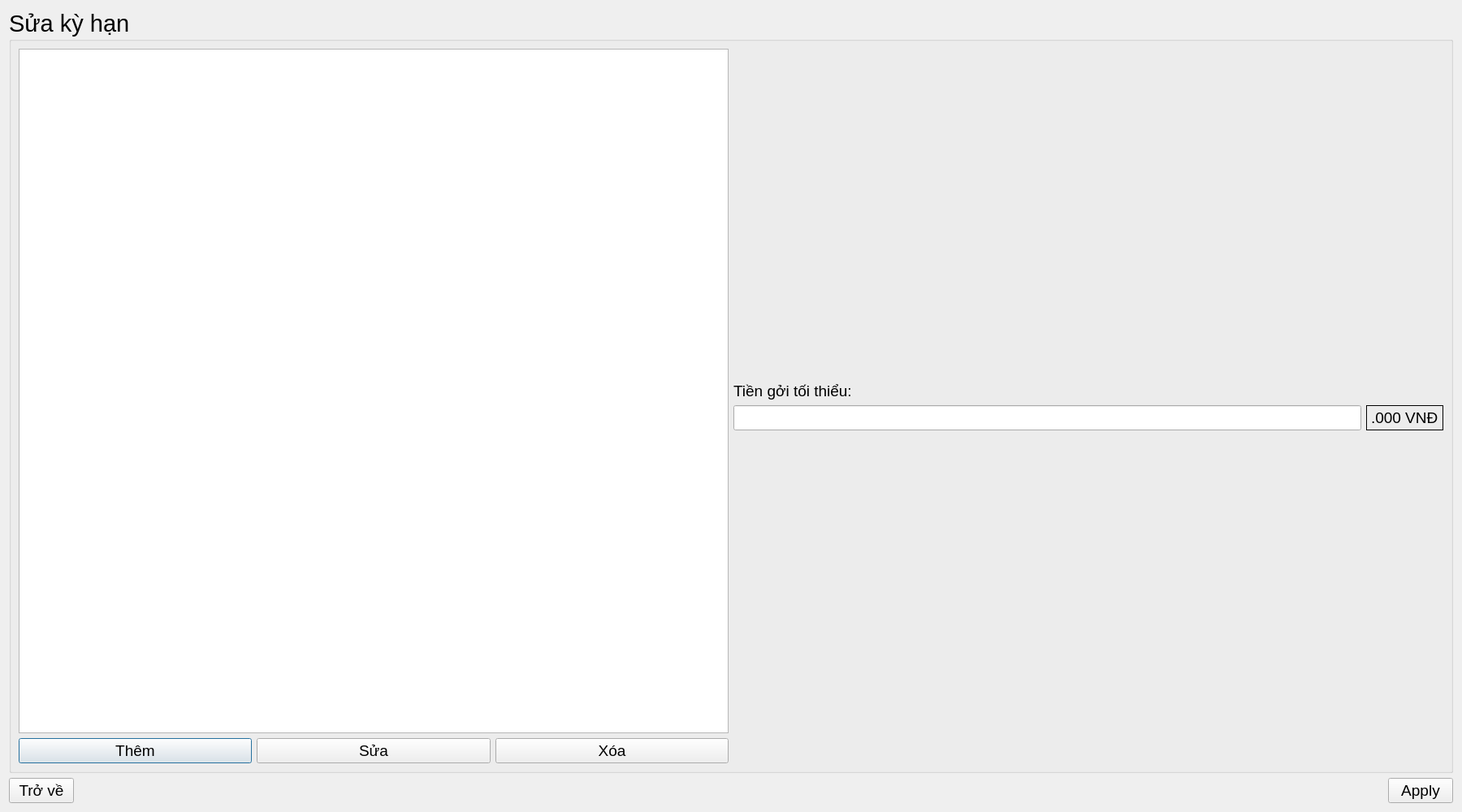
<?xml version="1.0" encoding="UTF-8"?>
<ui version="4.0">
 <class>caidat</class>
 <widget class="QDialog" name="caidat">
  <property name="geometry">
   <rect>
    <x>0</x>
    <y>0</y>
    <width>1800</width>
    <height>1000</height>
   </rect>
  </property>
  <property name="windowTitle">
   <string>Dialog</string>
  </property>
  <layout class="QVBoxLayout" name="verticalLayout_2">
   <item>
    <widget class="QGroupBox" name="groupBox">
     <property name="font">
      <font>
       <pointsize>22</pointsize>
      </font>
     </property>
     <property name="title">
      <string>Sửa kỳ hạn</string>
     </property>
     <property name="flat">
      <bool>false</bool>
     </property>
     <layout class="QHBoxLayout" name="horizontalLayout_5">
      <item>
       <layout class="QVBoxLayout" name="verticalLayout">
        <item>
         <widget class="QListView" name="listView"/>
        </item>
        <item>
         <layout class="QHBoxLayout" name="horizontalLayout">
          <item>
           <widget class="QPushButton" name="pushButton_2">
            <property name="font">
             <font>
              <pointsize>14</pointsize>
             </font>
            </property>
            <property name="text">
             <string>Thêm</string>
            </property>
           </widget>
          </item>
          <item>
           <widget class="QPushButton" name="pushButton_3">
            <property name="font">
             <font>
              <pointsize>14</pointsize>
             </font>
            </property>
            <property name="text">
             <string>Sửa</string>
            </property>
           </widget>
          </item>
          <item>
           <widget class="QPushButton" name="pushButton_4">
            <property name="font">
             <font>
              <pointsize>14</pointsize>
             </font>
            </property>
            <property name="text">
             <string>Xóa</string>
            </property>
           </widget>
          </item>
         </layout>
        </item>
       </layout>
      </item>
      <item>
       <layout class="QVBoxLayout" name="verticalLayout_3">
        <item>
         <spacer name="verticalSpacer">
          <property name="font">
           <font>
            <pointsize>10</pointsize>
           </font>
          </property>
          <property name="orientation">
           <enum>Qt::Vertical</enum>
          </property>
          <property name="sizeHint" stdset="0">
           <size>
            <width>20</width>
            <height>40</height>
           </size>
          </property>
         </spacer>
        </item>
        <item>
         <widget class="QLabel" name="label_2">
          <property name="font">
           <font>
            <pointsize>14</pointsize>
           </font>
          </property>
          <property name="text">
           <string>Tiền gởi tối thiểu:</string>
          </property>
         </widget>
        </item>
        <item>
         <layout class="QHBoxLayout" name="horizontalLayout_4">
          <item>
           <widget class="QLineEdit" name="lineEdit">
            <property name="minimumSize">
             <size>
              <width>0</width>
              <height>0</height>
             </size>
            </property>
            <property name="font">
             <font>
              <pointsize>14</pointsize>
             </font>
            </property>
           </widget>
          </item>
          <item>
           <widget class="QLabel" name="label_3">
            <property name="font">
             <font>
              <pointsize>14</pointsize>
             </font>
            </property>
            <property name="frameShape">
             <enum>QFrame::Box</enum>
            </property>
            <property name="text">
             <string>.000 VNĐ</string>
            </property>
           </widget>
          </item>
         </layout>
        </item>
        <item>
         <spacer name="verticalSpacer_3">
          <property name="font">
           <font>
            <pointsize>10</pointsize>
           </font>
          </property>
          <property name="orientation">
           <enum>Qt::Vertical</enum>
          </property>
          <property name="sizeHint" stdset="0">
           <size>
            <width>20</width>
            <height>40</height>
           </size>
          </property>
         </spacer>
        </item>
        <item>
         <layout class="QHBoxLayout" name="horizontalLayout_3"/>
        </item>
       </layout>
      </item>
     </layout>
    </widget>
   </item>
   <item>
    <layout class="QHBoxLayout" name="horizontalLayout_2">
     <item>
      <widget class="QPushButton" name="pushButton">
       <property name="font">
        <font>
         <pointsize>14</pointsize>
        </font>
       </property>
       <property name="text">
        <string>Trở về</string>
       </property>
      </widget>
     </item>
     <item>
      <spacer name="horizontalSpacer">
       <property name="font">
        <font>
         <pointsize>10</pointsize>
        </font>
       </property>
       <property name="orientation">
        <enum>Qt::Horizontal</enum>
       </property>
       <property name="sizeHint" stdset="0">
        <size>
         <width>40</width>
         <height>20</height>
        </size>
       </property>
      </spacer>
     </item>
     <item>
      <widget class="QPushButton" name="pushButton_5">
       <property name="font">
        <font>
         <pointsize>14</pointsize>
        </font>
       </property>
       <property name="text">
        <string>Apply</string>
       </property>
      </widget>
     </item>
    </layout>
   </item>
  </layout>
 </widget>
 <resources/>
 <connections/>
</ui>
